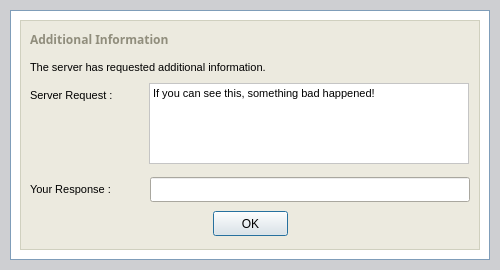
<ui version="4.0" >
 <class>backgroundMain</class>
 <widget class="QDialog" name="backgroundMain" >
  <property name="windowModality" >
   <enum>Qt::ApplicationModal</enum>
  </property>
  <property name="geometry" >
   <rect>
    <x>0</x>
    <y>0</y>
    <width>500</width>
    <height>270</height>
   </rect>
  </property>
  <property name="sizePolicy" >
   <sizepolicy>
    <hsizetype>0</hsizetype>
    <vsizetype>0</vsizetype>
    <horstretch>0</horstretch>
    <verstretch>0</verstretch>
   </sizepolicy>
  </property>
  <property name="minimumSize" >
   <size>
    <width>500</width>
    <height>220</height>
   </size>
  </property>
  <property name="maximumSize" >
   <size>
    <width>500</width>
    <height>600</height>
   </size>
  </property>
  <property name="palette" >
   <palette>
    <active>
     <colorrole role="Base" >
      <brush brushstyle="SolidPattern" >
       <color alpha="255" >
        <red>255</red>
        <green>255</green>
        <blue>255</blue>
       </color>
      </brush>
     </colorrole>
     <colorrole role="Window" >
      <brush brushstyle="SolidPattern" >
       <color alpha="255" >
        <red>206</red>
        <green>207</green>
        <blue>210</blue>
       </color>
      </brush>
     </colorrole>
    </active>
    <inactive>
     <colorrole role="Base" >
      <brush brushstyle="SolidPattern" >
       <color alpha="255" >
        <red>255</red>
        <green>255</green>
        <blue>255</blue>
       </color>
      </brush>
     </colorrole>
     <colorrole role="Window" >
      <brush brushstyle="SolidPattern" >
       <color alpha="255" >
        <red>206</red>
        <green>207</green>
        <blue>210</blue>
       </color>
      </brush>
     </colorrole>
    </inactive>
    <disabled>
     <colorrole role="Base" >
      <brush brushstyle="SolidPattern" >
       <color alpha="255" >
        <red>206</red>
        <green>207</green>
        <blue>210</blue>
       </color>
      </brush>
     </colorrole>
     <colorrole role="Window" >
      <brush brushstyle="SolidPattern" >
       <color alpha="255" >
        <red>206</red>
        <green>207</green>
        <blue>210</blue>
       </color>
      </brush>
     </colorrole>
    </disabled>
   </palette>
  </property>
  <property name="windowTitle" >
   <string>Additional Information Needed - XSupplicant</string>
  </property>
  <property name="windowIcon" >
   <iconset>icons/prod_color.png</iconset>
  </property>
  <property name="autoFillBackground" >
   <bool>true</bool>
  </property>
  <widget class="QFrame" name="whiteFrameMain" >
   <property name="geometry" >
    <rect>
     <x>10</x>
     <y>10</y>
     <width>480</width>
     <height>250</height>
    </rect>
   </property>
   <property name="minimumSize" >
    <size>
     <width>480</width>
     <height>10</height>
    </size>
   </property>
   <property name="maximumSize" >
    <size>
     <width>480</width>
     <height>300</height>
    </size>
   </property>
   <property name="palette" >
    <palette>
     <active>
      <colorrole role="WindowText" >
       <brush brushstyle="SolidPattern" >
        <color alpha="255" >
         <red>127</red>
         <green>157</green>
         <blue>185</blue>
        </color>
       </brush>
      </colorrole>
      <colorrole role="Base" >
       <brush brushstyle="SolidPattern" >
        <color alpha="255" >
         <red>255</red>
         <green>255</green>
         <blue>255</blue>
        </color>
       </brush>
      </colorrole>
      <colorrole role="Window" >
       <brush brushstyle="SolidPattern" >
        <color alpha="255" >
         <red>255</red>
         <green>255</green>
         <blue>255</blue>
        </color>
       </brush>
      </colorrole>
     </active>
     <inactive>
      <colorrole role="WindowText" >
       <brush brushstyle="SolidPattern" >
        <color alpha="255" >
         <red>127</red>
         <green>157</green>
         <blue>185</blue>
        </color>
       </brush>
      </colorrole>
      <colorrole role="Base" >
       <brush brushstyle="SolidPattern" >
        <color alpha="255" >
         <red>255</red>
         <green>255</green>
         <blue>255</blue>
        </color>
       </brush>
      </colorrole>
      <colorrole role="Window" >
       <brush brushstyle="SolidPattern" >
        <color alpha="255" >
         <red>255</red>
         <green>255</green>
         <blue>255</blue>
        </color>
       </brush>
      </colorrole>
     </inactive>
     <disabled>
      <colorrole role="WindowText" >
       <brush brushstyle="SolidPattern" >
        <color alpha="255" >
         <red>119</red>
         <green>119</green>
         <blue>119</blue>
        </color>
       </brush>
      </colorrole>
      <colorrole role="Base" >
       <brush brushstyle="SolidPattern" >
        <color alpha="255" >
         <red>255</red>
         <green>255</green>
         <blue>255</blue>
        </color>
       </brush>
      </colorrole>
      <colorrole role="Window" >
       <brush brushstyle="SolidPattern" >
        <color alpha="255" >
         <red>255</red>
         <green>255</green>
         <blue>255</blue>
        </color>
       </brush>
      </colorrole>
     </disabled>
    </palette>
   </property>
   <property name="autoFillBackground" >
    <bool>true</bool>
   </property>
   <property name="frameShape" >
    <enum>QFrame::Box</enum>
   </property>
   <property name="frameShadow" >
    <enum>QFrame::Plain</enum>
   </property>
   <property name="lineWidth" >
    <number>1</number>
   </property>
   <widget class="QFrame" name="dataFrameVersionInformation" >
    <property name="geometry" >
     <rect>
      <x>10</x>
      <y>10</y>
      <width>460</width>
      <height>230</height>
     </rect>
    </property>
    <property name="minimumSize" >
     <size>
      <width>460</width>
      <height>120</height>
     </size>
    </property>
    <property name="maximumSize" >
     <size>
      <width>460</width>
      <height>2048</height>
     </size>
    </property>
    <property name="palette" >
     <palette>
      <active>
       <colorrole role="WindowText" >
        <brush brushstyle="SolidPattern" >
         <color alpha="255" >
          <red>208</red>
          <green>208</green>
          <blue>191</blue>
         </color>
        </brush>
       </colorrole>
       <colorrole role="Base" >
        <brush brushstyle="SolidPattern" >
         <color alpha="255" >
          <red>255</red>
          <green>255</green>
          <blue>255</blue>
         </color>
        </brush>
       </colorrole>
       <colorrole role="Window" >
        <brush brushstyle="SolidPattern" >
         <color alpha="255" >
          <red>236</red>
          <green>234</green>
          <blue>223</blue>
         </color>
        </brush>
       </colorrole>
      </active>
      <inactive>
       <colorrole role="WindowText" >
        <brush brushstyle="SolidPattern" >
         <color alpha="255" >
          <red>208</red>
          <green>208</green>
          <blue>191</blue>
         </color>
        </brush>
       </colorrole>
       <colorrole role="Base" >
        <brush brushstyle="SolidPattern" >
         <color alpha="255" >
          <red>255</red>
          <green>255</green>
          <blue>255</blue>
         </color>
        </brush>
       </colorrole>
       <colorrole role="Window" >
        <brush brushstyle="SolidPattern" >
         <color alpha="255" >
          <red>236</red>
          <green>234</green>
          <blue>223</blue>
         </color>
        </brush>
       </colorrole>
      </inactive>
      <disabled>
       <colorrole role="WindowText" >
        <brush brushstyle="SolidPattern" >
         <color alpha="255" >
          <red>119</red>
          <green>119</green>
          <blue>119</blue>
         </color>
        </brush>
       </colorrole>
       <colorrole role="Base" >
        <brush brushstyle="SolidPattern" >
         <color alpha="255" >
          <red>236</red>
          <green>234</green>
          <blue>223</blue>
         </color>
        </brush>
       </colorrole>
       <colorrole role="Window" >
        <brush brushstyle="SolidPattern" >
         <color alpha="255" >
          <red>236</red>
          <green>234</green>
          <blue>223</blue>
         </color>
        </brush>
       </colorrole>
      </disabled>
     </palette>
    </property>
    <property name="autoFillBackground" >
     <bool>true</bool>
    </property>
    <property name="frameShape" >
     <enum>QFrame::Box</enum>
    </property>
    <property name="frameShadow" >
     <enum>QFrame::Plain</enum>
    </property>
    <widget class="QWidget" name="layoutWidget" >
     <property name="geometry" >
      <rect>
       <x>0</x>
       <y>190</y>
       <width>461</width>
       <height>27</height>
      </rect>
     </property>
     <layout class="QHBoxLayout" >
      <property name="margin" >
       <number>0</number>
      </property>
      <property name="spacing" >
       <number>6</number>
      </property>
      <item>
       <spacer>
        <property name="orientation" >
         <enum>Qt::Horizontal</enum>
        </property>
        <property name="sizeHint" >
         <size>
          <width>186</width>
          <height>20</height>
         </size>
        </property>
       </spacer>
      </item>
      <item>
       <widget class="QPushButton" name="buttonOK" >
        <property name="minimumSize" >
         <size>
          <width>75</width>
          <height>25</height>
         </size>
        </property>
        <property name="maximumSize" >
         <size>
          <width>75</width>
          <height>25</height>
         </size>
        </property>
        <property name="text" >
         <string>OK</string>
        </property>
       </widget>
      </item>
      <item>
       <spacer>
        <property name="orientation" >
         <enum>Qt::Horizontal</enum>
        </property>
        <property name="sizeHint" >
         <size>
          <width>186</width>
          <height>25</height>
         </size>
        </property>
       </spacer>
      </item>
     </layout>
    </widget>
    <widget class="QLineEdit" name="dataFieldYourResponse" >
     <property name="geometry" >
      <rect>
       <x>130</x>
       <y>157</y>
       <width>320</width>
       <height>25</height>
      </rect>
     </property>
     <property name="minimumSize" >
      <size>
       <width>320</width>
       <height>25</height>
      </size>
     </property>
     <property name="maximumSize" >
      <size>
       <width>320</width>
       <height>25</height>
      </size>
     </property>
     <property name="font" >
      <font>
       <pointsize>8</pointsize>
      </font>
     </property>
     <property name="maxLength" >
      <number>255</number>
     </property>
     <property name="echoMode" >
      <enum>QLineEdit::Password</enum>
     </property>
    </widget>
    <widget class="QLabel" name="labelYourResponse" >
     <property name="geometry" >
      <rect>
       <x>10</x>
       <y>160</y>
       <width>115</width>
       <height>18</height>
      </rect>
     </property>
     <property name="minimumSize" >
      <size>
       <width>115</width>
       <height>18</height>
      </size>
     </property>
     <property name="maximumSize" >
      <size>
       <width>115</width>
       <height>18</height>
      </size>
     </property>
     <property name="palette" >
      <palette>
       <active>
        <colorrole role="WindowText" >
         <brush brushstyle="SolidPattern" >
          <color alpha="255" >
           <red>0</red>
           <green>0</green>
           <blue>0</blue>
          </color>
         </brush>
        </colorrole>
       </active>
       <inactive>
        <colorrole role="WindowText" >
         <brush brushstyle="SolidPattern" >
          <color alpha="255" >
           <red>0</red>
           <green>0</green>
           <blue>0</blue>
          </color>
         </brush>
        </colorrole>
       </inactive>
       <disabled>
        <colorrole role="WindowText" >
         <brush brushstyle="SolidPattern" >
          <color alpha="255" >
           <red>119</red>
           <green>119</green>
           <blue>119</blue>
          </color>
         </brush>
        </colorrole>
       </disabled>
      </palette>
     </property>
     <property name="font" >
      <font>
       <pointsize>8</pointsize>
      </font>
     </property>
     <property name="text" >
      <string>Your Response :</string>
     </property>
    </widget>
    <widget class="QLabel" name="labelServerRequest" >
     <property name="geometry" >
      <rect>
       <x>10</x>
       <y>66</y>
       <width>115</width>
       <height>18</height>
      </rect>
     </property>
     <property name="minimumSize" >
      <size>
       <width>115</width>
       <height>18</height>
      </size>
     </property>
     <property name="maximumSize" >
      <size>
       <width>115</width>
       <height>18</height>
      </size>
     </property>
     <property name="palette" >
      <palette>
       <active>
        <colorrole role="WindowText" >
         <brush brushstyle="SolidPattern" >
          <color alpha="255" >
           <red>0</red>
           <green>0</green>
           <blue>0</blue>
          </color>
         </brush>
        </colorrole>
       </active>
       <inactive>
        <colorrole role="WindowText" >
         <brush brushstyle="SolidPattern" >
          <color alpha="255" >
           <red>0</red>
           <green>0</green>
           <blue>0</blue>
          </color>
         </brush>
        </colorrole>
       </inactive>
       <disabled>
        <colorrole role="WindowText" >
         <brush brushstyle="SolidPattern" >
          <color alpha="255" >
           <red>119</red>
           <green>119</green>
           <blue>119</blue>
          </color>
         </brush>
        </colorrole>
       </disabled>
      </palette>
     </property>
     <property name="font" >
      <font>
       <pointsize>8</pointsize>
      </font>
     </property>
     <property name="text" >
      <string>Server Request :</string>
     </property>
    </widget>
    <widget class="QLabel" name="labelAdditionalInformation" >
     <property name="geometry" >
      <rect>
       <x>10</x>
       <y>38</y>
       <width>436</width>
       <height>18</height>
      </rect>
     </property>
     <property name="minimumSize" >
      <size>
       <width>0</width>
       <height>18</height>
      </size>
     </property>
     <property name="maximumSize" >
      <size>
       <width>16777215</width>
       <height>18</height>
      </size>
     </property>
     <property name="palette" >
      <palette>
       <active>
        <colorrole role="WindowText" >
         <brush brushstyle="SolidPattern" >
          <color alpha="255" >
           <red>0</red>
           <green>0</green>
           <blue>0</blue>
          </color>
         </brush>
        </colorrole>
       </active>
       <inactive>
        <colorrole role="WindowText" >
         <brush brushstyle="SolidPattern" >
          <color alpha="255" >
           <red>0</red>
           <green>0</green>
           <blue>0</blue>
          </color>
         </brush>
        </colorrole>
       </inactive>
       <disabled>
        <colorrole role="WindowText" >
         <brush brushstyle="SolidPattern" >
          <color alpha="255" >
           <red>119</red>
           <green>119</green>
           <blue>119</blue>
          </color>
         </brush>
        </colorrole>
       </disabled>
      </palette>
     </property>
     <property name="font" >
      <font>
       <pointsize>8</pointsize>
      </font>
     </property>
     <property name="text" >
      <string>The server has requested additional information.</string>
     </property>
    </widget>
    <widget class="QLabel" name="headerAvailableConnections" >
     <property name="geometry" >
      <rect>
       <x>10</x>
       <y>10</y>
       <width>200</width>
       <height>18</height>
      </rect>
     </property>
     <property name="minimumSize" >
      <size>
       <width>200</width>
       <height>18</height>
      </size>
     </property>
     <property name="maximumSize" >
      <size>
       <width>200</width>
       <height>18</height>
      </size>
     </property>
     <property name="palette" >
      <palette>
       <active>
        <colorrole role="WindowText" >
         <brush brushstyle="SolidPattern" >
          <color alpha="255" >
           <red>144</red>
           <green>141</green>
           <blue>124</blue>
          </color>
         </brush>
        </colorrole>
       </active>
       <inactive>
        <colorrole role="WindowText" >
         <brush brushstyle="SolidPattern" >
          <color alpha="255" >
           <red>144</red>
           <green>141</green>
           <blue>124</blue>
          </color>
         </brush>
        </colorrole>
       </inactive>
       <disabled>
        <colorrole role="WindowText" >
         <brush brushstyle="SolidPattern" >
          <color alpha="255" >
           <red>119</red>
           <green>119</green>
           <blue>119</blue>
          </color>
         </brush>
        </colorrole>
       </disabled>
      </palette>
     </property>
     <property name="font" >
      <font>
       <family>Sans Serif</family>
       <weight>75</weight>
       <bold>true</bold>
      </font>
     </property>
     <property name="lineWidth" >
      <number>0</number>
     </property>
     <property name="text" >
      <string>Additional Information</string>
     </property>
     <property name="margin" >
      <number>0</number>
     </property>
     <property name="indent" >
      <number>0</number>
     </property>
    </widget>
    <widget class="QLabel" name="dataFieldServerRequest" >
     <property name="geometry" >
      <rect>
       <x>129</x>
       <y>63</y>
       <width>320</width>
       <height>81</height>
      </rect>
     </property>
     <property name="sizePolicy" >
      <sizepolicy>
       <hsizetype>5</hsizetype>
       <vsizetype>7</vsizetype>
       <horstretch>0</horstretch>
       <verstretch>0</verstretch>
      </sizepolicy>
     </property>
     <property name="minimumSize" >
      <size>
       <width>320</width>
       <height>18</height>
      </size>
     </property>
     <property name="maximumSize" >
      <size>
       <width>320</width>
       <height>90</height>
      </size>
     </property>
     <property name="palette" >
      <palette>
       <active>
        <colorrole role="WindowText" >
         <brush brushstyle="SolidPattern" >
          <color alpha="255" >
           <red>0</red>
           <green>0</green>
           <blue>0</blue>
          </color>
         </brush>
        </colorrole>
        <colorrole role="Base" >
         <brush brushstyle="SolidPattern" >
          <color alpha="255" >
           <red>255</red>
           <green>255</green>
           <blue>255</blue>
          </color>
         </brush>
        </colorrole>
        <colorrole role="Window" >
         <brush brushstyle="SolidPattern" >
          <color alpha="255" >
           <red>255</red>
           <green>255</green>
           <blue>255</blue>
          </color>
         </brush>
        </colorrole>
       </active>
       <inactive>
        <colorrole role="WindowText" >
         <brush brushstyle="SolidPattern" >
          <color alpha="255" >
           <red>0</red>
           <green>0</green>
           <blue>0</blue>
          </color>
         </brush>
        </colorrole>
        <colorrole role="Base" >
         <brush brushstyle="SolidPattern" >
          <color alpha="255" >
           <red>255</red>
           <green>255</green>
           <blue>255</blue>
          </color>
         </brush>
        </colorrole>
        <colorrole role="Window" >
         <brush brushstyle="SolidPattern" >
          <color alpha="255" >
           <red>255</red>
           <green>255</green>
           <blue>255</blue>
          </color>
         </brush>
        </colorrole>
       </inactive>
       <disabled>
        <colorrole role="WindowText" >
         <brush brushstyle="SolidPattern" >
          <color alpha="255" >
           <red>119</red>
           <green>119</green>
           <blue>119</blue>
          </color>
         </brush>
        </colorrole>
        <colorrole role="Base" >
         <brush brushstyle="SolidPattern" >
          <color alpha="255" >
           <red>255</red>
           <green>255</green>
           <blue>255</blue>
          </color>
         </brush>
        </colorrole>
        <colorrole role="Window" >
         <brush brushstyle="SolidPattern" >
          <color alpha="255" >
           <red>255</red>
           <green>255</green>
           <blue>255</blue>
          </color>
         </brush>
        </colorrole>
       </disabled>
      </palette>
     </property>
     <property name="font" >
      <font>
       <pointsize>8</pointsize>
      </font>
     </property>
     <property name="autoFillBackground" >
      <bool>true</bool>
     </property>
     <property name="frameShape" >
      <enum>QFrame::StyledPanel</enum>
     </property>
     <property name="frameShadow" >
      <enum>QFrame::Sunken</enum>
     </property>
     <property name="text" >
      <string>If you can see this, something bad happened!</string>
     </property>
     <property name="alignment" >
      <set>Qt::AlignLeading|Qt::AlignLeft|Qt::AlignTop</set>
     </property>
    </widget>
   </widget>
  </widget>
 </widget>
 <resources/>
 <connections/>
</ui>
